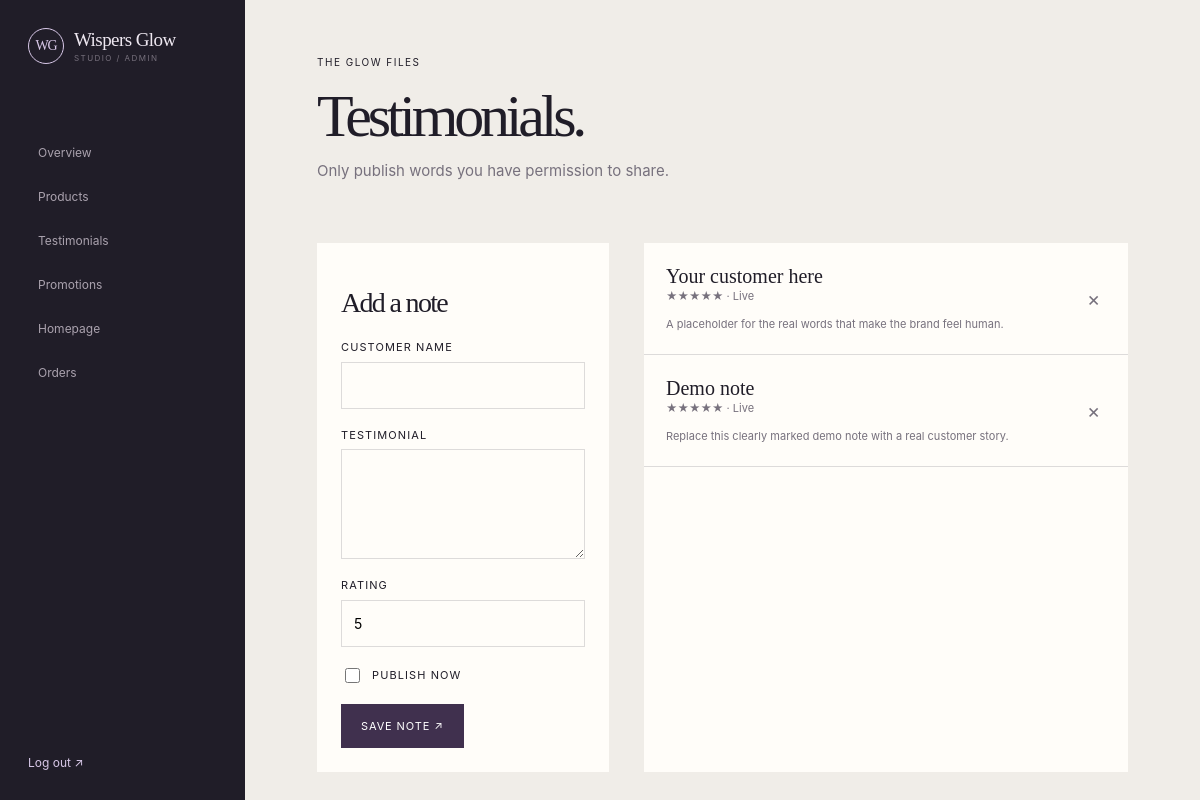
/admin/testimonials (signed in), run on the app's committed database.
### app/models.py (models this page shows)
class Testimonial(db.Model):
    id = db.Column(db.Integer, primary_key=True)
    customer_name = db.Column(db.String(100), nullable=False)
    text = db.Column(db.Text, nullable=False)
    rating = db.Column(db.Integer, default=5)
    image = db.Column(db.String(255))
    published = db.Column(db.Boolean, default=False)
    created_at = db.Column(db.DateTime, default=datetime.utcnow)

### app/admin.py (the view, shortened to what this page needs)
@admin_bp.route("/testimonials", methods=["GET", "POST"])
@admin_required
def testimonials():
    return render_template("admin/testimonials.html", testimonials=Testimonial.query.order_by(Testimonial.created_at.desc()).all(), csrf_token=csrf_token())

### app/__init__.py (called while the page is built)
def _cart():
    from flask import session
    return {str(key): int(value) for key, value in session.get("cart", {}).items()}

### app/models.py (called while the page is built)
    def as_dict(self):
        return {
            "hero_title": self.hero_title,
            "hero_subtitle": self.hero_subtitle,
            "hero_eyebrow": self.hero_eyebrow,
            "hero_button": self.hero_button,
            "hero_image": self.hero_image,
            "delivery_enabled": self.delivery_enabled,
            "delivery_text": self.delivery_text,
            "before_title": self.before_title,
            "before_description": self.before_description,
            "before_image": self.before_image,
            "after_image": self.after_image,
            "about_title": self.about_title,
            "about_body": self.about_body,
            "whatsapp_number": self.whatsapp_number,
        }

### app/utils.py (called while the page is built)
def csrf_token():
    if "csrf_token" not in session:
        session["csrf_token"] = secrets.token_urlsafe(24)
    return session["csrf_token"]

def admin_required(view):
    @wraps(view)
    def wrapped(*args, **kwargs):
        if not session.get("admin_id"):
            return redirect(url_for("auth.login", next=request.path))
        return view(*args, **kwargs)
    return wrapped

### app/templates/admin/testimonials.html
{% extends "admin/base.html" %}{% block content %}<div class="admin-header"><div><span class="section-index">THE GLOW FILES</span><h1>Testimonials.</h1><p>Only publish words you have permission to share.</p></div></div><div class="admin-split"><form class="studio-form form-card" method="post"><input type="hidden" name="csrf_token" value="{{ csrf_token }}"><h2>Add a note</h2><label>Customer name<input name="customer_name" required></label><label>Testimonial<textarea name="text" rows="4" required></textarea></label><label>Rating<input name="rating" type="number" min="1" max="5" value="5"></label><label class="check"><input type="checkbox" name="published"> Publish now</label><button class="button button-dark">Save note ↗</button></form><div class="admin-table">{% for item in testimonials %}<div class="admin-row simple"><div><strong>{{ item.customer_name }}</strong><small>{{ '★' * item.rating }} · {{ 'Live' if item.published else 'Draft' }}</small><p>{{ item.text }}</p></div><form method="post" action="{{ url_for('admin.testimonial_delete', testimonial_id=item.id) }}"><input type="hidden" name="csrf_token" value="{{ csrf_token }}"><button class="remove-button">×</button></form></div>{% endfor %}</div></div>{% endblock %}

### app/static/css/style.css (style rules this page uses)
:root { --ink:#201d28;--muted:#77717d;--paper:#f7f4ef;--white:#fffdf9;--lilac:#d8c8e8; --plum:#40304e;--line:rgba(32,29,40,.15);--acid:#b4d1bd;--serif:Georgia,"Times New Roman",serif; --sans:Inter,ui-sans-serif,system-ui,-apple-system,BlinkMacSystemFont,"Segoe UI",sans-serif; }
* { box-sizing:border-box }
html { scroll-behavior:smooth }
body { margin:0;color:var(--ink);background:var(--paper);font-family:var(--sans);font-size:15px;line-height:1.5 }
button,input,textarea { font:inherit }
button { cursor:pointer }
.eyebrow,.section-index,.footer-label { font-size:10px;letter-spacing:.15em;text-transform:uppercase }
.button { border:0;display:inline-flex;gap:18px;align-items:center;justify-content:center;padding:14px 20px;font-size:11px;letter-spacing:.08em;text-transform:uppercase;transition:transform .2s,background .2s }
.button-dark { background:var(--plum);color:#fff }
h2 { font:clamp(40px,5vw,74px)/.95 var(--serif);letter-spacing:-.06em;margin:18px 0 28px }
.remove-button { border:0;background:none;font-size:20px;color:var(--muted) }
.admin-body { background:#f0ede8;display:grid;grid-template-columns:245px 1fr;min-height:100vh }
.admin-header { display:flex;justify-content:space-between;align-items:end;margin-bottom:46px }
.admin-header h1 { font:clamp(44px,5vw,72px)/.95 var(--serif);letter-spacing:-.07em;margin:15px 0 }
.admin-header p { color:var(--muted) }
.admin-table { background:var(--white) }
.admin-row { display:grid;grid-template-columns:70px 1fr 180px 70px 25px;align-items:center;gap:18px;padding:13px 18px;border-bottom:1px solid var(--line) }
.admin-row strong,.admin-row small { display:block }
.admin-row strong { font:20px var(--serif) }
.admin-row small,.admin-row p,.status { font-size:11px;color:var(--muted) }
.admin-row.simple { grid-template-columns:1fr 25px;padding:22px }
.admin-row.simple p { margin-bottom:0 }
.studio-form { max-width:1000px }
.studio-form h2,.form-card h2 { font:28px var(--serif);margin:20px 0 }
.studio-form label { display:grid;gap:6px;font-size:11px;text-transform:uppercase;letter-spacing:.1em;margin-bottom:18px }
.studio-form input,.studio-form textarea { border:1px solid var(--line);background:var(--white);padding:12px;outline-color:var(--plum);font-size:14px;text-transform:none;letter-spacing:0 }
.form-card { background:var(--white);padding:24px }
.check { display:flex!important;grid-template-columns:18px 1fr!important;align-items:center;gap:9px!important }
.check input { width:15px;height:15px }
.admin-split { display:grid;grid-template-columns:.65fr 1.35fr;gap:35px }

### data on the page
Testimonial: customer_name "Your customer here", rating "★★★★★", published "Live", text "A placeholder for the real words that make the brand feel human."
Testimonial: customer_name "Demo note", rating "★★★★★", published "Live", text "Replace this clearly marked demo note with a real customer story."
